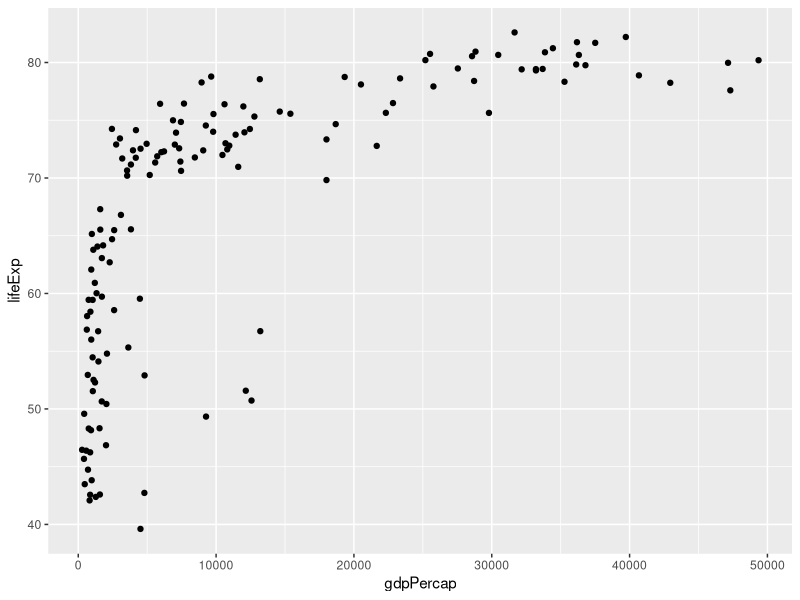
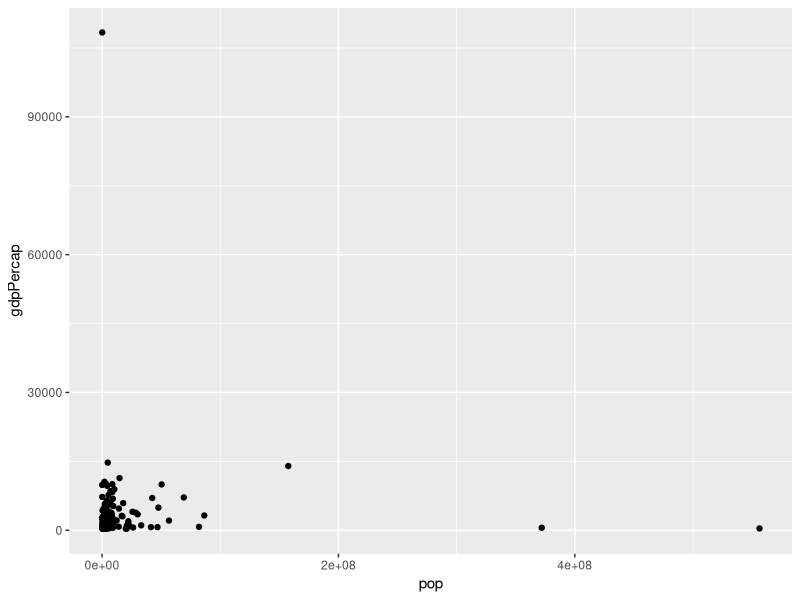

Write the R code that produced these figures, in order.
## ---- chunk 1
library(dplyr)
library(ggplot2)
library(readr)
## ---- chunk 2
gapminder <- read_tsv("gapminder.tsv", col_names = TRUE)
## ---- chunk 3
gapminder_07 <- gapminder %>%
    filter(year == 2007)
## ---- chunk 4
# relationship bewteen a country's wealth and life expectancy
ggplot(gapminder_07, aes(x = gdpPercap, y = lifeExp)) +
    geom_point()
## ---- chunk 5
gapminder_1952 <- gapminder %>%
    filter(year == 1952)
## ---- chunk 6
# comparing population & GDP per capita
# put pop on the x-axis and gdpPercap on the y-axis
ggplot(gapminder_1952, aes(x = pop, y = gdpPercap)) +
  geom_point()
